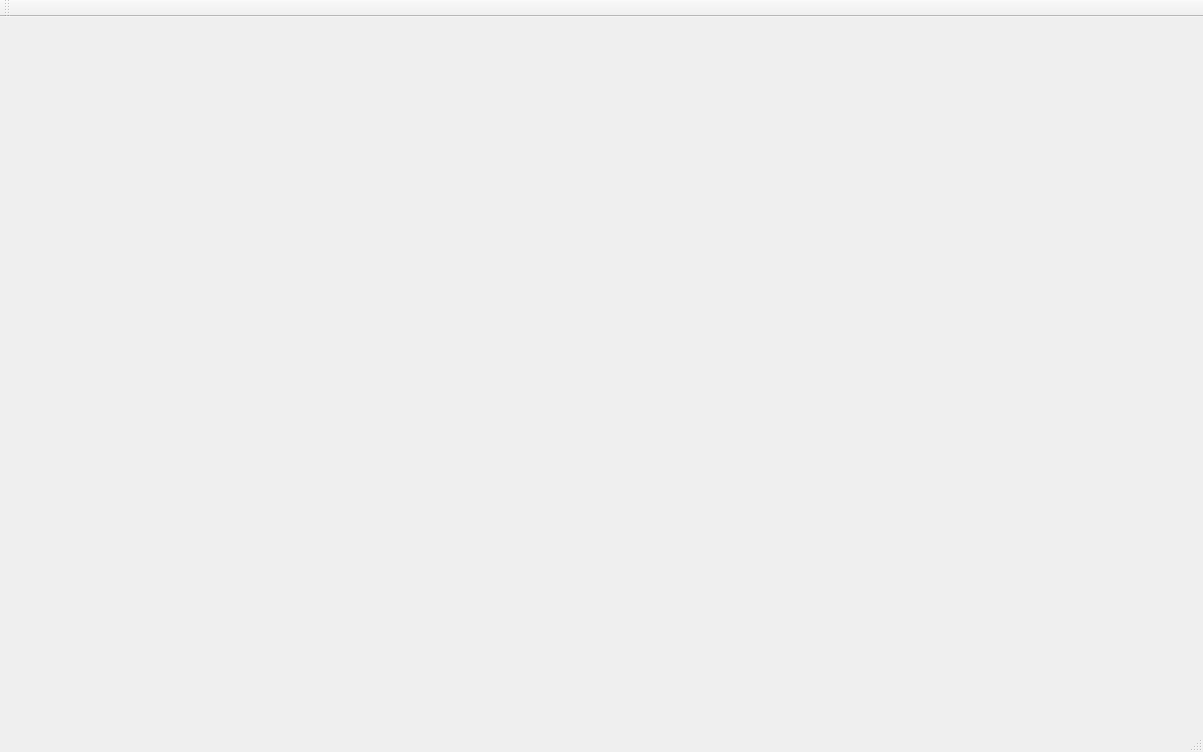
<?xml version="1.0" encoding="UTF-8"?>
<ui version="4.0">
 <class>MainWindow</class>
 <widget class="QMainWindow" name="MainWindow">
  <property name="geometry">
   <rect>
    <x>0</x>
    <y>0</y>
    <width>1203</width>
    <height>752</height>
   </rect>
  </property>
  <property name="windowTitle">
   <string>MainWindow</string>
  </property>
  <property name="styleSheet">
   <string notr="true"/>
  </property>
  <widget class="QWidget" name="centralWidget">
   <layout class="QGridLayout" name="gridLayout">
    <item row="0" column="0">
     <widget class="QStackedWidget" name="stackedWidget">
      <property name="styleSheet">
       <string notr="true"/>
      </property>
      <property name="currentIndex">
       <number>2</number>
      </property>
      <widget class="QWidget" name="page"/>
      <widget class="QWidget" name="page_2"/>
      <widget class="QWidget" name="page_3"/>
     </widget>
    </item>
   </layout>
  </widget>
  <widget class="QMenuBar" name="menuBar">
   <property name="geometry">
    <rect>
     <x>0</x>
     <y>0</y>
     <width>1203</width>
     <height>26</height>
    </rect>
   </property>
  </widget>
  <widget class="QToolBar" name="mainToolBar">
   <attribute name="toolBarArea">
    <enum>TopToolBarArea</enum>
   </attribute>
   <attribute name="toolBarBreak">
    <bool>false</bool>
   </attribute>
  </widget>
  <widget class="QStatusBar" name="statusBar"/>
 </widget>
 <layoutdefault spacing="6" margin="11"/>
 <resources/>
 <connections/>
</ui>
